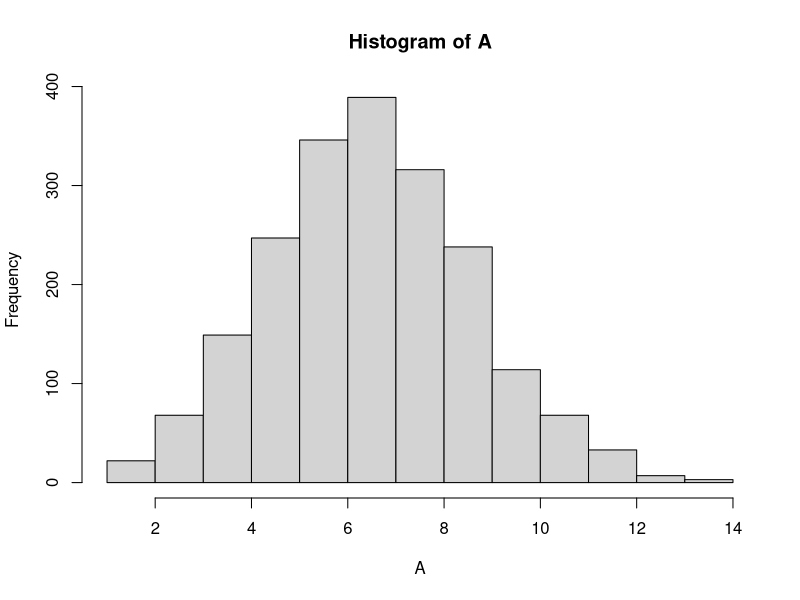
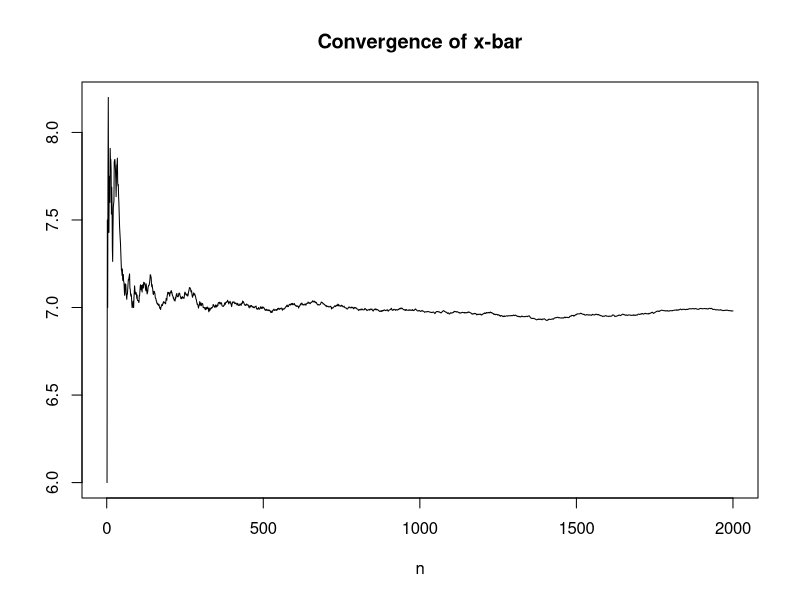
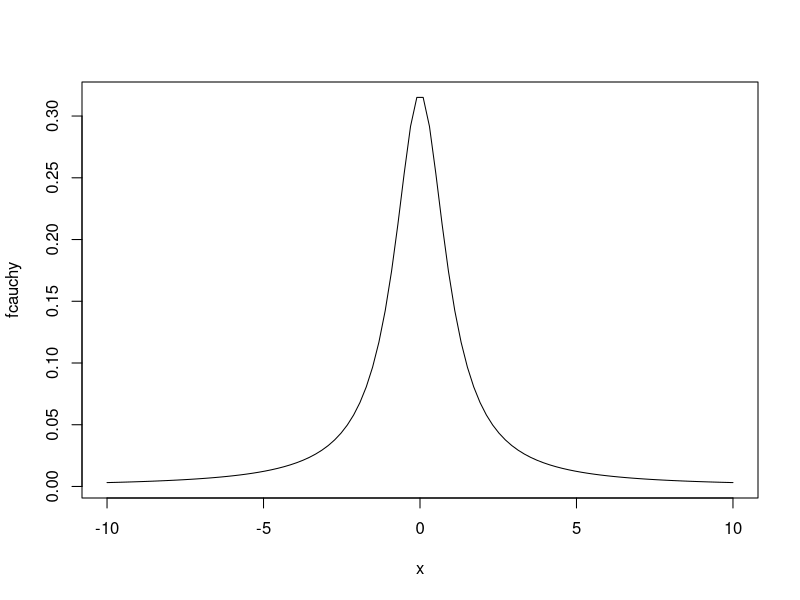
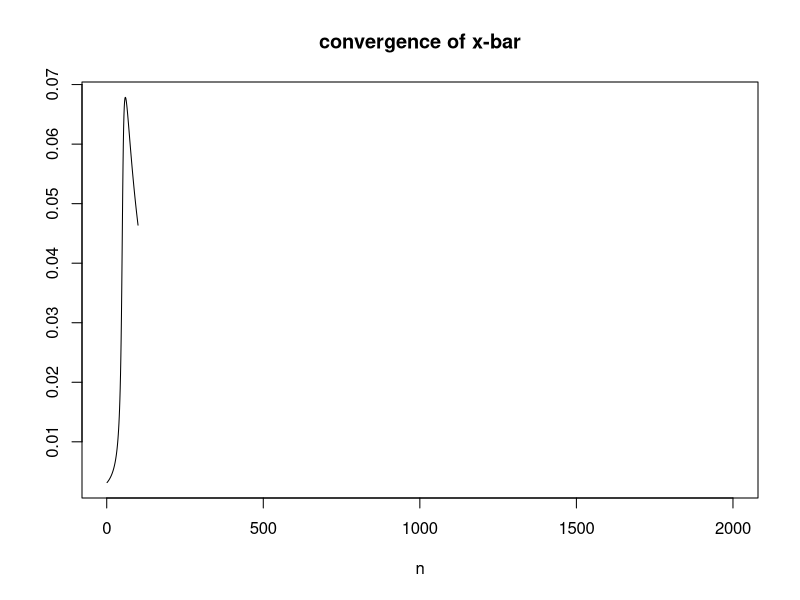
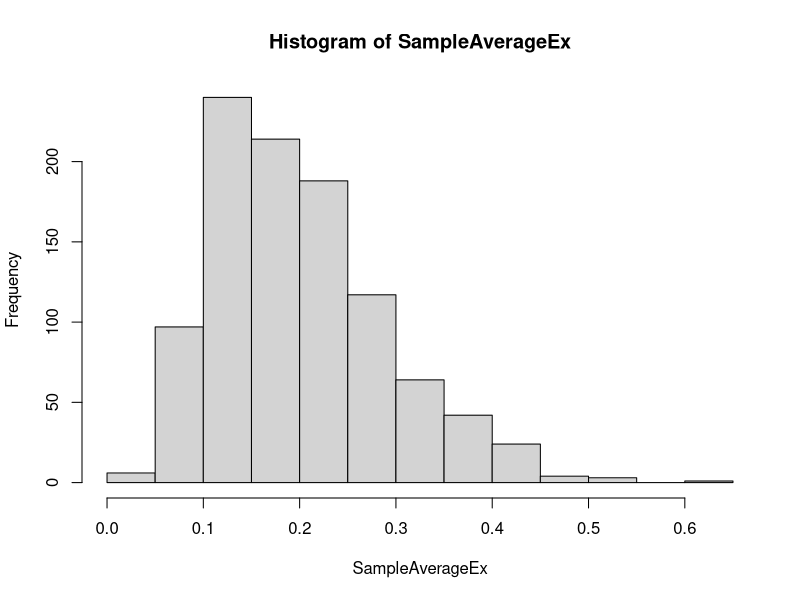
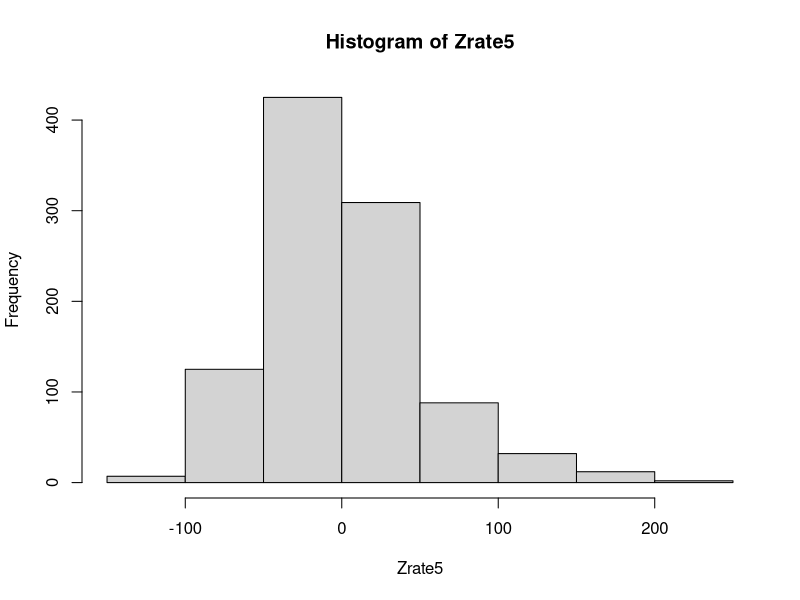
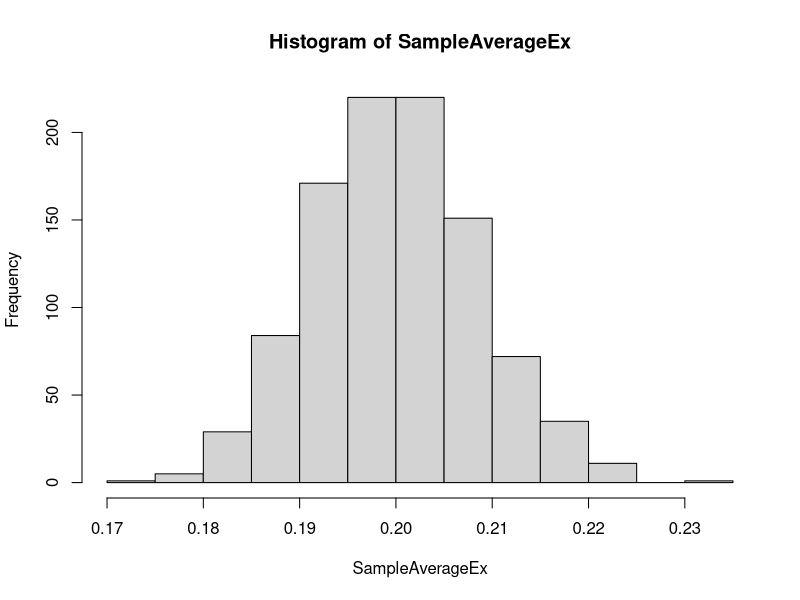
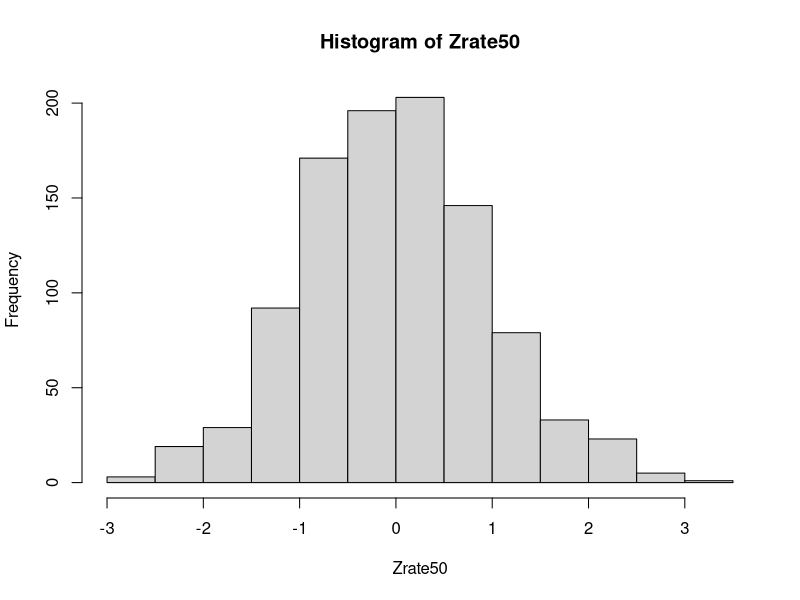

These charts were generated, in order, by the following R code:
## ---- chunk 1
knitr::opts_chunk$set(echo = TRUE)
## ---- chunk 2
# 2

set.seed(123)
A <- rbinom(2000,20,0.35)
hist(A)



## ---- chunk 3

samavg <- rep(0,2000)
n <- c(1:2000)

for(i in n){
  samavg[i] = mean(A[1:i])
}

plot(n, samavg, type = "l", xlab = 'n', ylab = '', main = "Convergence of x-bar")

## ---- chunk 4

#set.seed(123)

x <- seq(-10,10, length = 100)
fcauchy <- dcauchy(x)
plot(x, fcauchy, type = "l")

samavgC <- rep(0,2000)
n <- c(1:2000)

for (i in n){
  samavgC[i] = mean(fcauchy[1:i])
}

plot(n, samavgC, type = "l", xlab = 'n', ylab = '', main = "convergence of x-bar")



## ---- chunk 5

SampleAverageEx <- rep(0, 1000)
t <- c(1:1000)
Zrate5 <- rep(0,1000)
EX = 1/5
VarX = 1/25

for (i in t){
  E <- rexp(5, rate = 5)
  SampleAverageEx[i] = mean(E)
  Zrate5[i] = sqrt(i)*(SampleAverageEx[i] - EX)/VarX
}

hist(SampleAverageEx)
hist(Zrate5)

## ---- chunk 6
set.seed(123)

SampleAverageEx <- rep(0, 1000)
t <- c(1:1000)
Zrate50 <- rep(0,1000)
EX = 1/5
VarX = 1/25

for (i in t){
  E <- rexp(500, rate = 5)
  SampleAverageEx[i] = mean(E)
  Zrate50[i] = sqrt(500)*(SampleAverageEx[i] - EX)/sqrt(VarX)
}

hist(SampleAverageEx)
hist(Zrate50)

## ---- chunk 7
set.seed(123)
Binomial <- rbinom(n = 1000, size = 10, p = .3)
hist(Binomial)
## ---- chunk 8
set.seed(123)

SampleAverageEx <- rep(0, 1000)
t <- c(1:1000)
Zrate50 <- rep(0,1000)
EX = 1/5
VarX = 1/25

for (i in t){
  Bin <- rbinom(n = 1000, size = 10, p = .3)
  SampleAverageEx[i] = mean(Bin)
  Zrate50[i] = sqrt(10)*(SampleAverageEx[i] - EX)/sqrt(VarX)
}

hist(SampleAverageEx, main = 'N = 10, p = .3')
hist(Zrate50)
